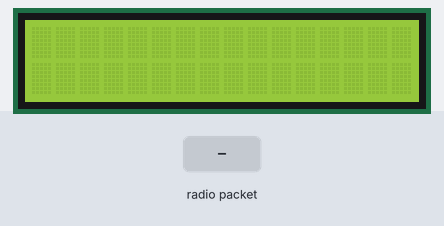
A sketch run on a simulated Arduino Uno, built with avr-gcc and run on an emulated ATmega328P. Parts: 16×2 character LCD. The test bench sets the inputs (shaded band). No radio packets arrive unless stated; what the sketch prints to the serial monitor is not drawn.

Above: at 1.2 s.
1.3 s: radio packet ":" arrives
At 1.6 s:
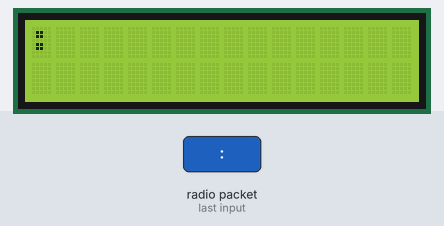
2.8 s: radio packet "1" arrives
At 4.0 s:
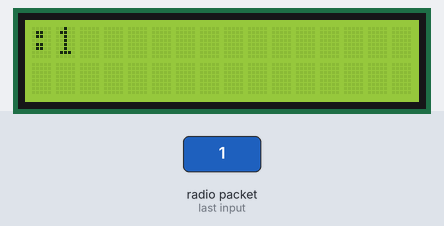
Timing chart, 0 to 5.8 s (numbered marks = the images above; inputs shaded):
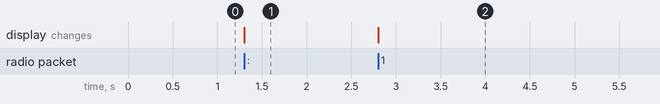

Measured:
- after the input at 1.3 s, the display: changes at once (image 1)
- after the input at 2.8 s, the display: changes at once (image 2)

The sketch:

arduino_receiver.ino
```cpp
/* Firing up dependencies */
#include <LiquidCrystal.h>
#include <SPI.h>
#include <nRF24L01.h>
#include <RF24.h>
#include <VirtualWire.h>

// Setting up the pins for use with the lcd
LiquidCrystal lcd(7, 6, 5, 4, 3, 0);

// Setting up the pins for the Antenna
RF24 radio(9,10);

// Defining the addresses for the two antennas (transmitter & receiver)
const uint64_t pipes[2] = { 0xF0F0F0F0E1LL, 0xF0F0F0F0D2LL };

// The setup loop
void setup()
{
	// Setting up the lcd parameters (columns, rows)
	lcd.begin(16,2);

	// Choosing the 57600 BaudRate
	Serial.begin(57600);

	// Starting a radio connection
	radio.begin();
	radio.setRetries(15,15);

	// Openning a listening pipe on the specified address
	radio.openReadingPipe(1,pipes[1]);
	radio.startListening();

	// verbal mode
	radio.printDetails();
}

// main loop
void loop(void)
{
	// A connection has been established
	if ( radio.available() ) {

		// this will be our data container
		char data[10];

		// reading from radio, into data
		radio.read( &data, sizeof(data) );

		/*
		** Expecting data in the format temperature:heartrate
		** e.g.		26.02:62.09
		*/

		// the counter
		int i = 0;

		// the regex index
		int regex = 0;

		String Temp;
		String rate;

		/* Looping through the string, and splitting at the ":" regex */
		for(i=0; i<10; i++){

		  if(regex == 0){

			// we didn't find the regex yet
			if(data[i] == ':'){
				// store the index
				regex = i;
			} else {
				// concatinate the new byte to the temperature variable
			  	Temp.concat(data[i]);
			}
		  } else {
			if(!data[i]){
				// an empty byte
				break;
			}
			// concatinate the new byte to the heartrate variable
			rate.concat(data[i]);
			}
		}

		/* Flushing data to the serial port */
		Serial.print("Air Tempreature = ");
		Serial.print(Temp);
		Serial.print("'C");
		Serial.println();
		Serial.print("Beat Rate = ");
		Serial.print(rate);
		Serial.println();
		lcd.print(data);

		// sleep before the next input
		delay(1);
	}
}
```
